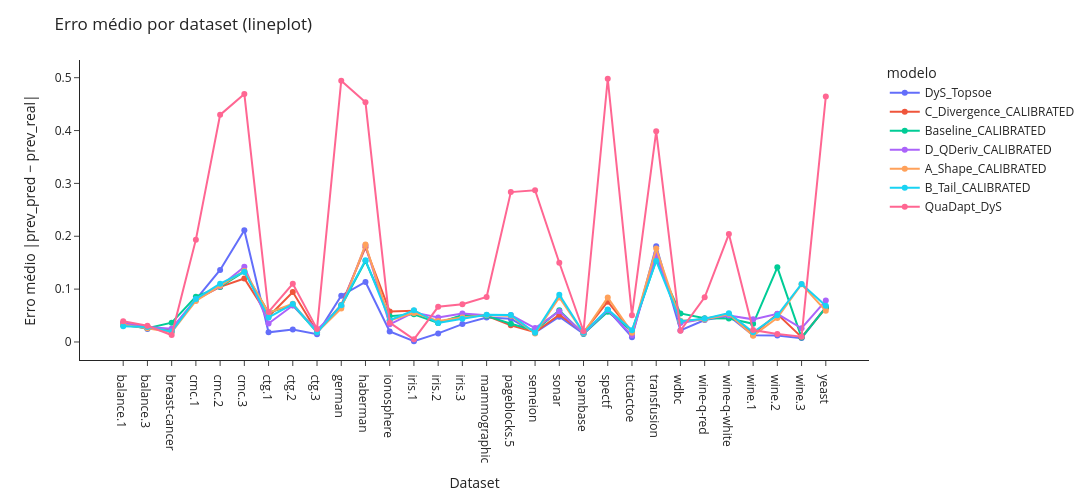

Notebook cell for this chart:
### Code cell
import pandas as pd
import plotly.express as px

# =========================================================
# LOAD
# =========================================================
results_path = Path("")

csv_files = list(results_path.glob("*.csv"))

if not csv_files:
    raise FileNotFoundError("Nenhum CSV encontrado na pasta ../results")

dfs = []
for csv in csv_files:
    df_tmp = pd.read_csv(csv)
    df_tmp["source_file"] = csv.name  # opcional: rastrear origem
    dfs.append(df_tmp)

df = pd.concat(dfs, ignore_index=True)

# 🔧 garantir que erro é numérico
df["erro"] = pd.to_numeric(df["erro"], errors="coerce")

# =========================================================
# AGREGAÇÃO (modelo × dataset)
# 👉 troque mean por median se quiser
# =========================================================
df_agg = (
    df
    .groupby(["modelo", "dataset"], as_index=False)
    .agg(erro_mean=("erro", "mean"))
)

# =========================================================
# ORDEM DOS MODELOS (melhor → pior)
# =========================================================
order = (
    df_agg
    .groupby("modelo")["erro_mean"]
    .median()
    .sort_values()
    .index
    .tolist()
)


# =========================================================
# LINEPLOT
# =========================================================
fig = px.line(
    df_agg,
    x="dataset",
    y="erro_mean",
    color="modelo",
    category_orders={"modelo": order},
    markers=True
)

fig.update_layout(
    title="Erro médio por dataset (lineplot)",
    xaxis_title="Dataset",
    yaxis_title="Erro médio |prev_pred − prev_real|",
    template="simple_white",
    width=1100,
    height=500,
)

fig.update_traces(
    marker=dict(size=6),
    line=dict(width=2)
)

fig

### Figure 1 — Plotly figure (JSON) as saved in the notebook; plotly's stock layout.template omitted (floating-point values rounded to 4 significant figures)
{"data": [{"hovertemplate": "modelo=DyS_Topsoe<br>dataset=%{x}<br>erro_mean=%{y}<extra></extra>", "legendgroup": "DyS_Topsoe", "line": {"color": "#636efa", "dash": "solid", "width": 2}, "marker": {"size": 6, "symbol": "circle"}, "mode": "lines+markers", "name": "DyS_Topsoe", "orientation": "v", "showlegend": true, "type": "scatter", "x": ["balance.1", "balance.3", "breast-cancer", "cmc.1", "cmc.2", "cmc.3", "ctg.1", "ctg.2", "ctg.3", "german", "haberman", "ionosphere", "iris.1", "iris.2", "iris.3", "mammographic", "pageblocks.5", "semeion", "sonar", "spambase", "spectf", "tictactoe", "transfusion", "wdbc", "wine-q-red", "wine-q-white", "wine.1", "wine.2", "wine.3", "yeast"], "xaxis": "x", "y": [0.03561, 0.02445, 0.02453, 0.07985, 0.1363, 0.2114, 0.01829, 0.02372, 0.01482, 0.08747, 0.1135, 0.01985, 0.001364, 0.01616, 0.03378, 0.04617, 0.04383, 0.01759, 0.04775, 0.0158, 0.06064, 0.009135, 0.1813, 0.02179, 0.04156, 0.049, 0.01248, 0.01244, 0.007282, 0.06601], "yaxis": "y"}, {"hovertemplate": "modelo=C_Divergence_CALIBRATED<br>dataset=%{x}<br>erro_mean=%{y}<extra></extra>", "legendgroup": "C_Divergence_CALIBRATED", "line": {"color": "#EF553B", "dash": "solid", "width": 2}, "marker": {"size": 6, "symbol": "circle"}, "mode": "lines+markers", "name": "C_Divergence_CALIBRATED", "orientation": "v", "showlegend": true, "type": "scatter", "x": ["balance.1", "balance.3", "breast-cancer", "cmc.1", "cmc.2", "cmc.3", "ctg.1", "ctg.2", "ctg.3", "german", "haberman", "ionosphere", "iris.1", "iris.2", "iris.3", "mammographic", "pageblocks.5", "semeion", "sonar", "spambase", "spectf", "tictactoe", "transfusion", "wdbc", "wine-q-red", "wine-q-white", "wine.1", "wine.2", "wine.3", "yeast"], "xaxis": "x", "y": [0.03411, 0.02906, 0.02069, 0.08007, 0.1043, 0.12, 0.04809, 0.09445, 0.01924, 0.07017, 0.179, 0.05788, 0.05918, 0.03632, 0.04978, 0.04937, 0.03147, 0.01848, 0.05146, 0.01819, 0.07633, 0.01893, 0.1615, 0.0375, 0.04417, 0.05255, 0.0149, 0.05285, 0.009121, 0.06426], "yaxis": "y"}, {"hovertemplate": "modelo=Baseline_CALIBRATED<br>dataset=%{x}<br>erro_mean=%{y}<extra></extra>", "legendgroup": "Baseline_CALIBRATED", "line": {"color": "#00cc96", "dash": "solid", "width": 2}, "marker": {"size": 6, "symbol": "circle"}, "mode": "lines+markers", "name": "Baseline_CALIBRATED", "orientation": "v", "showlegend": true, "type": "scatter", "x": ["balance.1", "balance.3", "breast-cancer", "cmc.1", "cmc.2", "cmc.3", "ctg.1", "ctg.2", "ctg.3", "german", "haberman", "ionosphere", "iris.1", "iris.2", "iris.3", "mammographic", "pageblocks.5", "semeion", "sonar", "spambase", "spectf", "tictactoe", "transfusion", "wdbc", "wine-q-red", "wine-q-white", "wine.1", "wine.2", "wine.3", "yeast"], "xaxis": "x", "y": [0.03186, 0.02608, 0.03649, 0.08569, 0.1042, 0.1329, 0.0558, 0.06943, 0.01915, 0.06768, 0.1532, 0.04888, 0.05243, 0.036, 0.05103, 0.04931, 0.03437, 0.02159, 0.05997, 0.01511, 0.05718, 0.02078, 0.1546, 0.0539, 0.04501, 0.0446, 0.0343, 0.1412, 0.008307, 0.06506], "yaxis": "y"}, {"hovertemplate": "modelo=D_QDeriv_CALIBRATED<br>dataset=%{x}<br>erro_mean=%{y}<extra></extra>", "legendgroup": "D_QDeriv_CALIBRATED", "line": {"color": "#ab63fa", "dash": "solid", "width": 2}, "marker": {"size": 6, "symbol": "circle"}, "mode": "lines+markers", "name": "D_QDeriv_CALIBRATED", "orientation": "v", "showlegend": true, "type": "scatter", "x": ["balance.1", "balance.3", "breast-cancer", "cmc.1", "cmc.2", "cmc.3", "ctg.1", "ctg.2", "ctg.3", "german", "haberman", "ionosphere", "iris.1", "iris.2", "iris.3", "mammographic", "pageblocks.5", "semeion", "sonar", "spambase", "spectf", "tictactoe", "transfusion", "wdbc", "wine-q-red", "wine-q-white", "wine.1", "wine.2", "wine.3", "yeast"], "xaxis": "x", "y": [0.03578, 0.02818, 0.025, 0.08059, 0.1052, 0.1421, 0.03494, 0.06906, 0.02325, 0.06618, 0.1829, 0.03347, 0.05582, 0.04644, 0.05394, 0.05055, 0.05088, 0.02624, 0.05799, 0.01602, 0.06037, 0.01249, 0.1658, 0.03576, 0.04403, 0.05006, 0.04277, 0.0533, 0.02594, 0.07837], "yaxis": "y"}, {"hovertemplate": "modelo=A_Shape_CALIBRATED<br>dataset=%{x}<br>erro_mean=%{y}<extra></extra>", "legendgroup": "A_Shape_CALIBRATED", "line": {"color": "#FFA15A", "dash": "solid", "width": 2}, "marker": {"size": 6, "symbol": "circle"}, "mode": "lines+markers", "name": "A_Shape_CALIBRATED", "orientation": "v", "showlegend": true, "type": "scatter", "x": ["balance.1", "balance.3", "breast-cancer", "cmc.1", "cmc.2", "cmc.3", "ctg.1", "ctg.2", "ctg.3", "german", "haberman", "ionosphere", "iris.1", "iris.2", "iris.3", "mammographic", "pageblocks.5", "semeion", "sonar", "spambase", "spectf", "tictactoe", "transfusion", "wdbc", "wine-q-red", "wine-q-white", "wine.1", "wine.2", "wine.3", "yeast"], "xaxis": "x", "y": [0.03281, 0.02607, 0.01836, 0.07765, 0.1063, 0.1348, 0.05514, 0.07238, 0.01847, 0.06331, 0.1842, 0.04065, 0.05496, 0.03974, 0.04629, 0.05098, 0.04978, 0.01588, 0.08436, 0.01684, 0.08391, 0.01762, 0.1767, 0.04037, 0.04235, 0.05282, 0.0118, 0.04555, 0.1092, 0.05896], "yaxis": "y"}, {"hovertemplate": "modelo=B_Tail_CALIBRATED<br>dataset=%{x}<br>erro_mean=%{y}<extra></extra>", "legendgroup": "B_Tail_CALIBRATED", "line": {"color": "#19d3f3", "dash": "solid", "width": 2}, "marker": {"size": 6, "symbol": "circle"}, "mode": "lines+markers", "name": "B_Tail_CALIBRATED", "orientation": "v", "showlegend": true, "type": "scatter", "x": ["balance.1", "balance.3", "breast-cancer", "cmc.1", "cmc.2", "cmc.3", "ctg.1", "ctg.2", "ctg.3", "german", "haberman", "ionosphere", "iris.1", "iris.2", "iris.3", "mammographic", "pageblocks.5", "semeion", "sonar", "spambase", "spectf", "tictactoe", "transfusion", "wdbc", "wine-q-red", "wine-q-white", "wine.1", "wine.2", "wine.3", "yeast"], "xaxis": "x", "y": [0.02996, 0.02832, 0.01973, 0.08151, 0.1103, 0.1327, 0.0464, 0.0717, 0.01818, 0.06962, 0.1548, 0.04104, 0.06004, 0.03578, 0.04396, 0.0516, 0.05095, 0.01735, 0.08942, 0.01725, 0.06162, 0.02239, 0.1534, 0.03927, 0.04415, 0.05455, 0.01818, 0.05044, 0.1097, 0.06854], "yaxis": "y"}, {"hovertemplate": "modelo=QuaDapt_DyS<br>dataset=%{x}<br>erro_mean=%{y}<extra></extra>", "legendgroup": "QuaDapt_DyS", "line": {"color": "#FF6692", "dash": "solid", "width": 2}, "marker": {"size": 6, "symbol": "circle"}, "mode": "lines+markers", "name": "QuaDapt_DyS", "orientation": "v", "showlegend": true, "type": "scatter", "x": ["balance.1", "balance.3", "breast-cancer", "cmc.1", "cmc.2", "cmc.3", "ctg.1", "ctg.2", "ctg.3", "german", "haberman", "ionosphere", "iris.1", "iris.2", "iris.3", "mammographic", "pageblocks.5", "semeion", "sonar", "spambase", "spectf", "tictactoe", "transfusion", "wdbc", "wine-q-red", "wine-q-white", "wine.1", "wine.2", "wine.3", "yeast"], "xaxis": "x", "y": [0.0393, 0.03072, 0.0131, 0.1936, 0.4297, 0.4692, 0.05693, 0.1101, 0.02477, 0.4944, 0.4533, 0.03659, 0.005013, 0.06654, 0.07151, 0.08511, 0.2835, 0.2872, 0.15, 0.0203, 0.498, 0.05075, 0.3986, 0.02141, 0.08454, 0.2041, 0.02247, 0.01509, 0.01003, 0.4643], "yaxis": "y"}], "layout": {"height": 500, "legend": {"title": {"text": "modelo"}, "tracegroupgap": 0}, "margin": {"t": 60}, "title": {"text": "Erro médio por dataset (lineplot)"}, "width": 1100, "xaxis": {"anchor": "y", "domain": [0, 1], "title": {"text": "Dataset"}}, "yaxis": {"anchor": "x", "domain": [0, 1], "title": {"text": "Erro médio |prev_pred − prev_real|"}}}}
